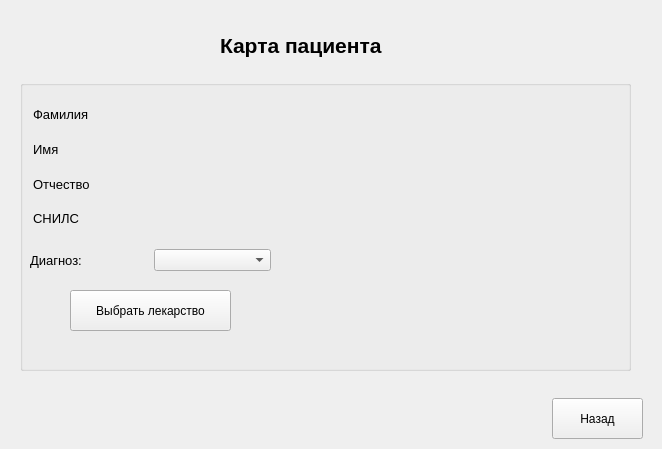
<?xml version="1.0" encoding="UTF-8"?>
<ui version="4.0">
 <class>PatientInfo</class>
 <widget class="QWidget" name="PatientInfo">
  <property name="geometry">
   <rect>
    <x>0</x>
    <y>0</y>
    <width>662</width>
    <height>449</height>
   </rect>
  </property>
  <property name="windowTitle">
   <string>Form</string>
  </property>
  <widget class="QLabel" name="label">
   <property name="geometry">
    <rect>
     <x>220</x>
     <y>20</y>
     <width>211</width>
     <height>51</height>
    </rect>
   </property>
   <property name="font">
    <font>
     <pointsize>15</pointsize>
    </font>
   </property>
   <property name="text">
    <string>&lt;html&gt;&lt;head/&gt;&lt;body&gt;&lt;p&gt;&lt;span style=&quot; font-size:16pt; font-weight:700;&quot;&gt;Карта пациента&lt;/span&gt;&lt;/p&gt;&lt;/body&gt;&lt;/html&gt;</string>
   </property>
  </widget>
  <widget class="QGroupBox" name="groupBox">
   <property name="geometry">
    <rect>
     <x>20</x>
     <y>80</y>
     <width>611</width>
     <height>291</height>
    </rect>
   </property>
   <property name="title">
    <string/>
   </property>
   <widget class="QWidget" name="layoutWidget">
    <property name="geometry">
     <rect>
      <x>13</x>
      <y>21</y>
      <width>301</width>
      <height>131</height>
     </rect>
    </property>
    <layout class="QVBoxLayout" name="verticalLayout">
     <item>
      <widget class="QLabel" name="surnameLabel">
       <property name="text">
        <string>&lt;html&gt;&lt;head/&gt;&lt;body&gt;&lt;p&gt;&lt;span style=&quot; font-size:10pt;&quot;&gt;Фамилия&lt;/span&gt;&lt;/p&gt;&lt;/body&gt;&lt;/html&gt;</string>
       </property>
      </widget>
     </item>
     <item>
      <widget class="QLabel" name="nameLabel">
       <property name="font">
        <font>
         <pointsize>10</pointsize>
        </font>
       </property>
       <property name="text">
        <string>Имя</string>
       </property>
      </widget>
     </item>
     <item>
      <widget class="QLabel" name="patronymicLabel">
       <property name="font">
        <font>
         <pointsize>10</pointsize>
        </font>
       </property>
       <property name="text">
        <string>Отчество</string>
       </property>
      </widget>
     </item>
     <item>
      <widget class="QLabel" name="snilsLabel">
       <property name="font">
        <font>
         <pointsize>10</pointsize>
        </font>
       </property>
       <property name="text">
        <string>СНИЛС</string>
       </property>
      </widget>
     </item>
    </layout>
   </widget>
   <widget class="QPushButton" name="selectMedicineButton">
    <property name="geometry">
     <rect>
      <x>50</x>
      <y>210</y>
      <width>161</width>
      <height>41</height>
     </rect>
    </property>
    <property name="text">
     <string>Выбрать лекарство</string>
    </property>
   </widget>
   <widget class="QWidget" name="">
    <property name="geometry">
     <rect>
      <x>10</x>
      <y>160</y>
      <width>241</width>
      <height>41</height>
     </rect>
    </property>
    <layout class="QHBoxLayout" name="horizontalLayout">
     <item>
      <widget class="QLabel" name="label_2">
       <property name="text">
        <string>&lt;html&gt;&lt;head/&gt;&lt;body&gt;&lt;p&gt;&lt;span style=&quot; font-size:10pt;&quot;&gt;Диагноз:&lt;/span&gt;&lt;/p&gt;&lt;/body&gt;&lt;/html&gt;</string>
       </property>
      </widget>
     </item>
     <item>
      <widget class="QComboBox" name="diseaseComboBox"/>
     </item>
    </layout>
   </widget>
  </widget>
  <widget class="QPushButton" name="backButton">
   <property name="geometry">
    <rect>
     <x>552</x>
     <y>398</y>
     <width>91</width>
     <height>41</height>
    </rect>
   </property>
   <property name="text">
    <string>Назад</string>
   </property>
  </widget>
 </widget>
 <resources/>
 <connections/>
</ui>
